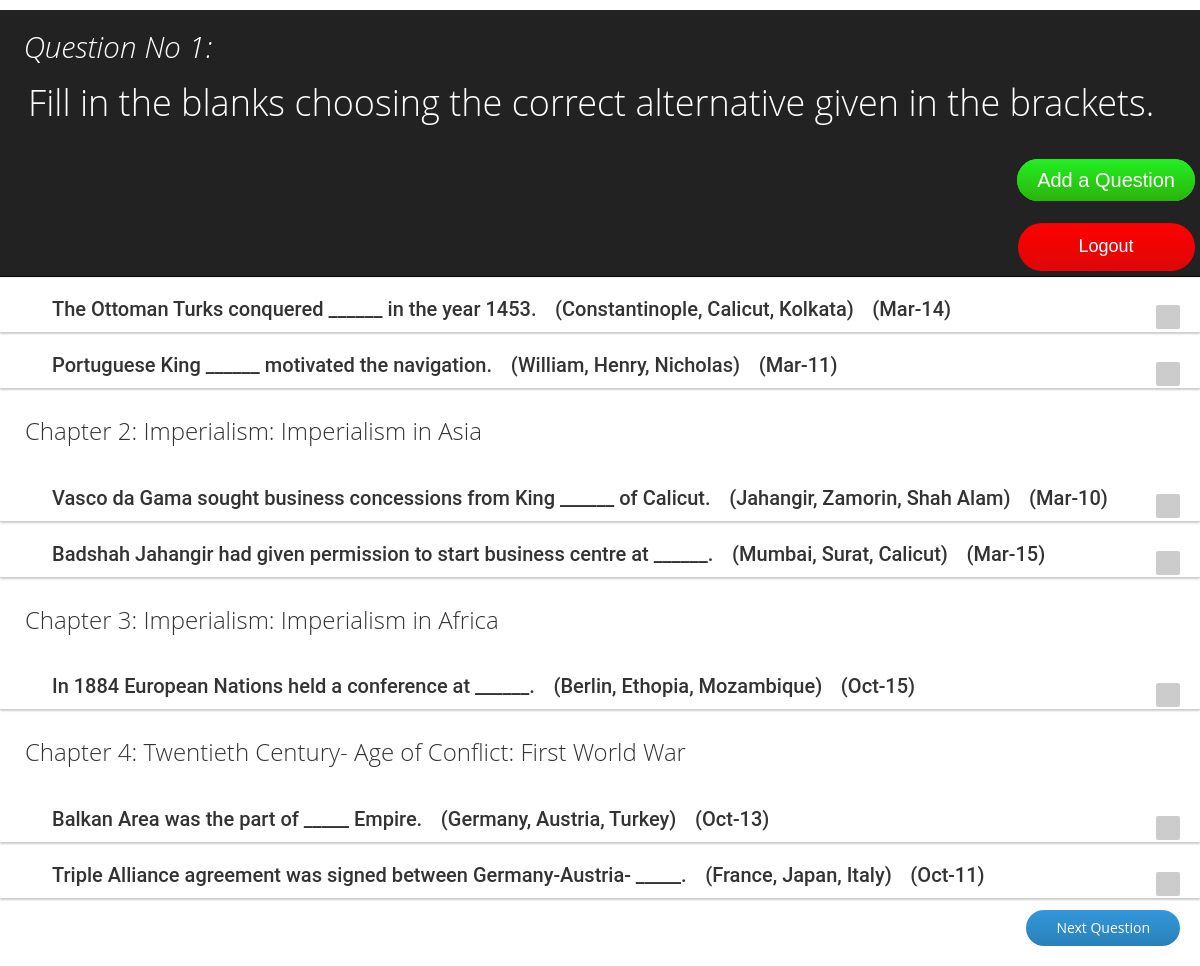
Screenshot of /moderator/ (signed in) with the database file from the repository.
### moderator/models.py (models this page shows, shortened)
class Question(models.Model):
    q = models.CharField(max_length=25)
    question = models.CharField(max_length=1000)
    prev_ppr = models.CharField(max_length=25, blank=True, null=True)
    options = models.CharField(max_length=500, blank=True, null=True)
    answer = models.CharField(max_length=5000)
    c_ky = models.CharField(max_length=500, blank=True, null=True)
    v_ky = models.CharField(max_length=500, blank=True, null=True)

### moderator/views.py (the view, shortened to what this page needs)
@login_required(login_url='/moderator/login/')
def index(request):
    f_01 = Question.objects.filter(q__startswith='f_01_')
    f_02 = Question.objects.filter(q__startswith='f_02_')
    f_03 = Question.objects.filter(q__startswith='f_03_')
    f_04 = Question.objects.filter(q__startswith='f_04_')
    a_01 = Question.objects.filter(q__startswith='a_01_')
    a_02 = Question.objects.filter(q__startswith='a_02_')
    a_03 = Question.objects.filter(q__startswith='a_03_')
    g_01 = Question.objects.filter(q__startswith='g_01_')
    g_02 = Question.objects.filter(q__startswith='g_02_')
    g_03 = Question.objects.filter(q__startswith='g_03_')
    context = {
        'f_01': f_01,
        'f_02': f_02,
        'f_03': f_03,
        'f_04': f_04,
        'a_01': a_01,
        'a_02': a_02,
        'a_03': a_03,
        'g_01': g_01,
        'g_02': g_02,
        'g_03': g_03,
    }
    return render(request, 'moderator/index.html', context)

### moderator/templates/moderator/index.html (shortened to what this page needs)
{% load static %}
<html lang="en">
    <head>
        <link href="{% static 'css/bootstrap.min.css' %}" rel="stylesheet">
        <link rel="stylesheet" href="{% static 'css/style6.css' %}">
        <link rel="stylesheet" href="{% static 'css/sweetalert.css' %}" type="text/css">
    </head>
    <body>
        {% block content %}
            <form class="form-wrapper" method="POST" id="new_user_form" action="{% url 'index' %}">
                        <fieldset class="section is-active">
                            <nav class="navbar navbar-inverse navbar-fixed-top">
                                <div class="container_left">
                                    <h2 style="text-align: left;"><i>&nbsp&nbsp&nbspQuestion No 1:</i></h2>
                                    <h1>&nbsp&nbsp&nbspFill in the blanks choosing the correct alternative given in the brackets.</h1>
                                </div>
                                <div class="container_right"  style="padding: 5px 5px 5px 5px;">
                                    <br>
                                    <a class="btnn"  onclick="location.href='{% url 'fill_in_the_blanks' %}'">Add a Question</a>
                                    <br><br>
                                    <a class="btn" onclick="location.href='{% url 'logout' %}'">&nbsp&nbsp&nbsp&nbsp&nbsp&nbsp&nbsp&nbspLogout&nbsp&nbsp&nbsp&nbsp&nbsp&nbsp&nbsp&nbsp</a>
                                </div>
                            </nav>
                            <br><br><br><br><br>
                            <table>
                                <tr>
                                    <td>
                                        <h3>&nbsp&nbsp&nbsp&nbspChapter 1: Imperialism: Geographical Discoveries and Imperialism</h3>
                                    </td>
                                </tr>
                                {% for i in f_01 %}
                                    <tr>
                                        <td>
                                            <ul>
                                                <li>
                                                    <a href="{% url 'fill_in_the_blanks_detail' i.pk %}" style="text-decoration:none">
                                                    <h4> {{ i.question }} </h4>
                                                    <h4>&nbsp&nbsp&nbsp({{ i.options }})</h4>
                                                    <h4>&nbsp&nbsp&nbsp({{ i.prev_ppr }})</h4>
                                                    <label for="{{ i.q }}"></label>
                                                    </a>
                                                </li>
                                            </ul>
                                        </td>
                                    </tr>
                                {% endfor %}
                                <tr>
                                    <td>
                                        <h3>&nbsp&nbsp&nbsp&nbspChapter 2: Imperialism: Imperialism in Asia</h3>
                                    </td>
                                </tr>
                                {% for i in f_02 %}
                                    <tr>
                                        <td>
                                            <ul>
                                                <li>
                                                    <a href="{% url 'fill_in_the_blanks_detail' i.pk %}" style="text-decoration:none">
                                                    <h4> {{ i.question }} </h4>
                                                    <h4>&nbsp&nbsp&nbsp({{ i.options }})</h4>
                                                    <h4>&nbsp&nbsp&nbsp({{ i.prev_ppr }})</h4>
                                                    <label for="{{ i.q }}"></label>
                                                    </a>
                                                </li>
                                            </ul>
                                        </td>
                                    </tr>
                                {% endfor %}
                                <tr>
                                    <td>
                                        <h3>&nbsp&nbsp&nbsp&nbspChapter 3: Imperialism: Imperialism in Africa</h3>
                                    </td>
                                </tr>
                                {% for i in f_03 %}
                                    <tr>
                                        <td>
                                            <ul>
                                                <li>
                                                    <a href="{% url 'fill_in_the_blanks_detail' i.pk %}" style="text-decoration:none">
                                                    <h4> {{ i.question }} </h4>
                                                    <h4>&nbsp&nbsp&nbsp({{ i.options }})</h4>
                                                    <h4>&nbsp&nbsp&nbsp({{ i.prev_ppr }})</h4>
                                                    <label for="{{ i.q }}"></label>
                                                    </a>
                                                </li>
                                            </ul>
                                        </td>
                                    </tr>
                                {% endfor %}
                                <tr>
                                    <td>
                                        <h3>&nbsp&nbsp&nbsp&nbspChapter 4: Twentieth Century- Age of Conflict: First World War</h3>
                                    </td>
                                </tr>
                                {% for i in f_04 %}
                                    <tr>
                                        <td>
                                            <ul>
                                                <li>
                                                    <a href="{% url 'fill_in_the_blanks_detail' i.pk %}" style="text-decoration:none">
                                                    <h4> {{ i.question }} </h4>
                                                    <h4>&nbsp&nbsp&nbsp({{ i.options }})</h4>
                                                    <h4>&nbsp&nbsp&nbsp({{ i.prev_ppr }})</h4>
                                                    <label for="{{ i.q }}"></label>
                                                    </a>
                                                </li>
                                            </ul>
                                        </td>
                                    </tr>
                                {% endfor %}
                            </table>
                            <br><br>
                            <div class="footer navbar-inverse navbar-fixed-bottom">
                                <div class="button">Next Question</div>
                            </div>
                        </fieldset>
            </form>
        {% endblock %}
        <br><br>
    </body>
</html>

### student/static/css/style6.css (style rules this page uses)
body { font-size: 20px; }
table { vertical-align:middle; }
a { color: inherit; }
h1,h2 { color: white; }
.navbar { position:fixed; z-index: 100; width: 100%; }
.footer { background-color:transparent; }
.button { background: #3498db; background-image: -webkit-linear-gradient(top, #3498db, #2980b9); background-image: -moz-linear-gradient(top, #3498db, #2980b9); background-image: -ms-linear-gradient(top, #3498db, #2980b9); background-image: -o-linear-gradient(top, #3498db, #2980b9); background-image: linear-gradient(to bottom, #3498db, #2980b9); -webkit-border-radius: 25; -moz-border-radius: 25; border-radius: 25px; font-family: Arial; color: #ffffff; font-size: 28px; padding: 10px 20px 10px 20px; text-decoration: none; }
.btn { background: #ff0000; background-image: -webkit-linear-gradient(top, #ff0000, #de0707); background-image: -moz-linear-gradient(top, #ff0000, #de0707); background-image: -ms-linear-gradient(top, #ff0000, #de0707); background-image: -o-linear-gradient(top, #ff0000, #de0707); background-image: linear-gradient(to bottom, #ff0000, #de0707); -webkit-border-radius: 28; -moz-border-radius: 28; border-radius: 28px; font-family: Arial; color: #ffffff; font-size: 18px; padding: 10px 20px 10px 20px; text-decoration: none; }
.btnn { background: #22f022; background-image: -webkit-linear-gradient(top, #22f022, #2cb30b); background-image: -moz-linear-gradient(top, #22f022, #2cb30b); background-image: -ms-linear-gradient(top, #22f022, #2cb30b); background-image: -o-linear-gradient(top, #22f022, #2cb30b); background-image: linear-gradient(to bottom, #22f022, #2cb30b); -webkit-border-radius: 28; -moz-border-radius: 28; border-radius: 28px; font-family: Arial; color: #ffffff; font-size: 20px; padding: 10px 20px 10px 20px; text-decoration: none; }
tr { min-height: 2em; }
* { box-sizing: border-box; }
ul { border-radius: 1px; overflow: hidden; width: 1200px; box-shadow: 0 2px 2px rgba(0, 0, 0, 0.2); }
li { float:left; width: 100%; padding: 12px; margin: auto; position: relative; overflow: hidden; }
li:before { content: ''; width: 100%; height: 100%; background: white; position: absolute; top: 0; left: 0; z-index: -1; }
li h4 { display: inline-block; font-family: "Roboto", Helvetica, sans-serif; font-weight: 500; font-size: 20px; margin: 0; vertical-align: middle; position: relative; z-index: 10; transition: all .5s; }
li input + label { display: inline-block; background: #ccc; width: 24px; height: 24px; border-radius: 2px; position: absolute; right: 20px; top: 20px; padding-top: 1px; color: transparent; cursor: pointer; transition: all .2s; }
li input + label:after { content: ''; background: rgba(3, 169, 244, 0.5); width: 10px; height: 10px; position: absolute; right: 8px; top: 8px; transition: all 0.3s ease-in; z-index: -1; }
html, body { width: 100%; height: 100%; margin: 0; padding: 0; font-family: 'Open Sans', sans-serif; }
h1, h2, h3, h4, h5 ,h6 { font-weight: 200; }
a { text-decoration: none; }
p, li, a { font-size: 14px; }
fieldset { margin: 0; padding: 0; border: none; }
.form-wrapper .section { padding: 0px 0px 0px 0px; -webkit-box-sizing: border-box; -moz-box-sizing: border-box; box-sizing: border-box; background-color: #fff; opacity: 0; -webkit-transform: scale(1, 0); -ms-transform: scale(1, 0); -o-transform: scale(1, 0); transform: scale(1, 0); -webkit-transform-origin: top center; -moz-transform-origin: top center; -ms-transform-origin: top center; -o-transform-origin: top center; transform-origin: top center; -webkit-transition: all 0.5s ease-in-out; -o-transition: all 0.5s ease-in-out; transition: all 0.5s ease-in-out; text-align: center; position: absolute; width: 100%; min-height: 300px }
.form-wrapper .section h3 { margin-bottom: 30px; }
.form-wrapper .section.is-active { opacity: 1; -webkit-transform: scale(1, 1); -ms-transform: scale(1, 1); -o-transform: scale(1, 1); transform: scale(1, 1); }
.form-wrapper .button, .form-wrapper .submit { background-color: #3498db; display: inline-block; padding: 8px 30px; color: #fff; cursor: pointer; font-size: 14px !important; font-family: 'Open Sans', sans-serif !important; position: absolute; right: 20px; bottom: 20px; }
.container_left { float: left; }
.container_right { float: right; }

### rows the page displays
Question: question "The Ottoman Turks conquered ______ in the year 1453.", options "Constantinople, Calicut, Kolkata", prev_ppr "Mar-14"
Question: question "Portuguese King ______ motivated the navigation.", options "William, Henry, Nicholas", prev_ppr "Mar-11"
Question: question "Vasco da Gama sought business concessions from King ______ of Calicut.", options "Jahangir, Zamorin, Shah Alam", prev_ppr "Mar-10"
Question: question "Badshah Jahangir had given permission to start business centre at ______.", options "Mumbai, Surat, Calicut", prev_ppr "Mar-15"
Question: question "In 1884 European Nations held a conference at ______.", options "Berlin, Ethopia, Mozambique", prev_ppr "Oct-15"
Question: question "Balkan Area was the part of _____ Empire.", options "Germany, Austria, Turkey", prev_ppr "Oct-13"
Question: question "Triple Alliance agreement was signed between Germany-Austria- _____.", options "France, Japan, Italy", prev_ppr "Oct-11"
